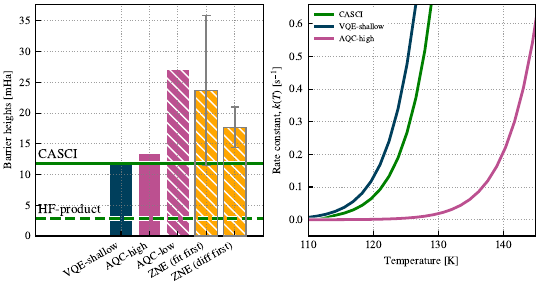

Reproduce this figure in Python.
import json
import numpy as np
import matplotlib.pyplot as plt
from matplotlib import lines
import matplotlib.patheffects as mpe


palette = ["#003f5c", "#bc5090", "#ffa600"]
offset = -258.9475070402643 + 259.2063702444815
labels = ['300', '210', '120', '030', '021', '012', '003']
label_positions = np.arange(7) + 0.5

def rate_constant(energy_diff_hartree: float, temperature: np.array) -> np.array:

    k_B = 1.380649e-23  # Boltzmann constant (J/K)
    h = 6.62607015e-34  # Planck's constant (J·s)
    R = 8.314462618  # Gas constant (J/(mol·K))
    hartree_to_joule = 4.3597447222071e-18  # Conversion factor: 1 Hartree = J
    avogadro = 6.02214076e23  # Avogadro's number

    energy_diff_jmol = energy_diff_hartree * hartree_to_joule * avogadro
    return (k_B * temperature / h) * np.exp(-energy_diff_jmol / (R * temperature))


if __name__ == "__main__":

    with open("../results/statevector_data.json", "r") as f:
        file = json.load(f)
        aqc_high = file["aqc-high"]["030"] - file["aqc-high"]["300"] - offset
        aqc_low = file["aqc-low"]["030"] - file["aqc-low"]["300"] - offset
        hf = file["product"]["030"] - file["product"]["300"] - offset
        casci = file["casci"]["030"] - file["casci"]["300"] - offset
        vqe_shallow = file["adapt-vqe-low"]["030"] - file["adapt-vqe-low"]["300"] - offset
        vqe_deep = file["adapt-vqe-high"]["030"] - file["adapt-vqe-high"]["300"] - offset

    zne_fit_first_mean = (23.7198, 12.1986)
    zne_diff_first_mean = (17.6721, 3.3033)
    # Fit first intercept: 23.7198 ± 12.1986 mHa
    # Diff first intercept: 17.6721 ± 3.3033 mHa

    # ============ Create the barrier plot ============
    plt.style.use("proton.mplstyle")
    fig, (ax0, ax1) = plt.subplots(1, 2, figsize=(6.0 * 0.9, 3.2 * 0.9), constrained_layout=True)

    ax0.bar([0], [vqe_shallow * 1e3], color=palette[0])
    ax0.bar([1], [aqc_high * 1e3], color=palette[1], edgecolor='white')
    ax0.bar([2], [aqc_low * 1e3], color=palette[1], hatch="\\\\\\", edgecolor='white')
    ax0.bar([3], [zne_fit_first_mean[0]], color=palette[2], edgecolor='white', hatch="\\\\\\")
    ax0.bar([3], [zne_fit_first_mean[0]], yerr=zne_fit_first_mean[1], color="none", edgecolor='grey', ecolor="grey", capsize=3, zorder=100)
    ax0.bar([4], [zne_diff_first_mean[0]], color=palette[2], edgecolor='white', hatch="\\\\\\")
    ax0.bar([4], [zne_diff_first_mean[0]], yerr=zne_diff_first_mean[1], color="none", edgecolor='grey', ecolor="grey", capsize=3, zorder=100)


    pe1 = [mpe.Stroke(linewidth=3, foreground='white'),
           mpe.Stroke(foreground='white', alpha=1),
           mpe.Normal()]
    ax0.set_ylabel("Barrier heights [mHa]")
    ax0.set_xticks([0, 1, 2, 3, 4])
    ax0.set_xticklabels(['VQE-shallow', 'AQC-high', 'AQC-low', 'ZNE (fit first)', 'ZNE (diff first)'], rotation=30, ha="right")
    ax0.grid(which='both', linestyle=':', alpha=0.75, color="grey", lw=0.75, zorder=0)
    ax0.axhline(y=casci * 1e3, color='#008000', linestyle='-', linewidth=2, path_effects=pe1, label="CASCI")
    ax0.axhline(y=hf * 1e3, color='#008000', linestyle='--', linewidth=2, path_effects=pe1, label="PROD")
    ax0.set_xlim(-3, 5)


    ax0.text(-2.9, casci * 1e3 + 0.25, "CASCI", va="bottom", ha="left", fontsize="large")
    ax0.text(-2.9, hf * 1e3 + 0.25, "HF-product", color="black", va="bottom", ha="left", fontsize="large")

    # Compute rate constants over a temperature range
    temperatures = np.linspace(110, 150, 30)
    ax1.plot(temperatures, rate_constant(casci, temperatures), label="CASCI", c='#008000', lw=2, path_effects=pe1)
    ax1.plot(temperatures, rate_constant(vqe_shallow, temperatures), label="VQE-shallow", c=palette[0], lw=2, path_effects=pe1)
    ax1.plot(temperatures, rate_constant(aqc_high, temperatures), label="AQC-high", c=palette[1], lw=2, path_effects=pe1)

    ax1.set_xlabel("Temperature [K]")
    ax1.set_ylabel(r"Rate constant, $k(T)$ [s$^{-1}$]")
    ax1.grid(which='both', linestyle=':', alpha=0.75, color="grey", lw=0.75, zorder=0)

    handles = [
        lines.Line2D([], [], color="#008000", lw=2, path_effects=pe1, label="CASCI"),
        lines.Line2D([], [], color=palette[0], lw=2, path_effects=pe1, linestyle="-", label="VQE-shallow"),
        lines.Line2D([], [], color=palette[1], lw=2, path_effects=pe1, label=r"AQC-high"),
    ]
    ax1.legend(handles=handles, loc="upper left", frameon=True, edgecolor="none", facecolor="w")

    ax1.set_ylim(-0.05, 0.66)
    ax1.set_xlim(110, 145)
    plt.savefig("fig3.pdf")
    plt.show()
